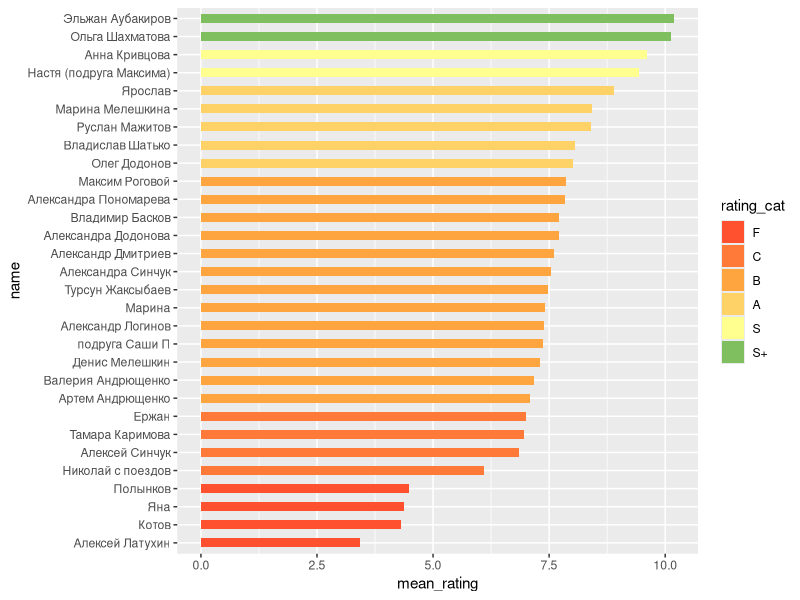
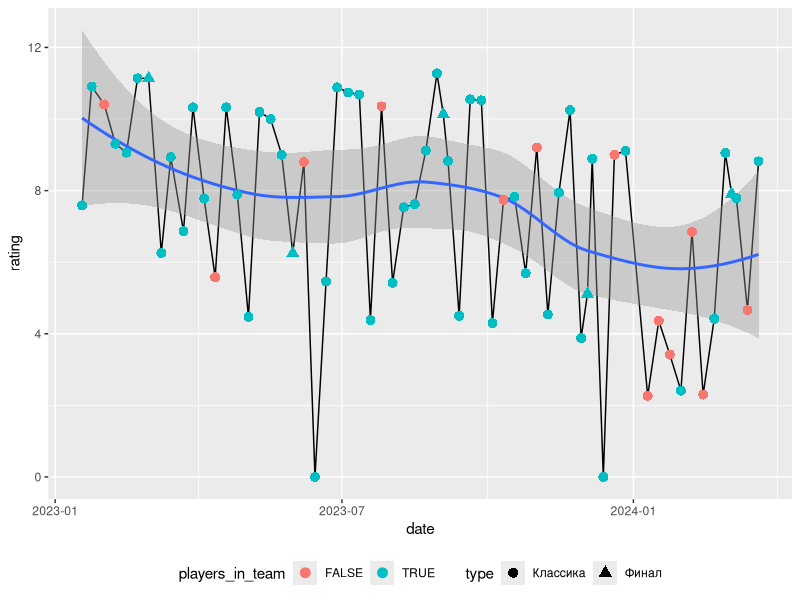
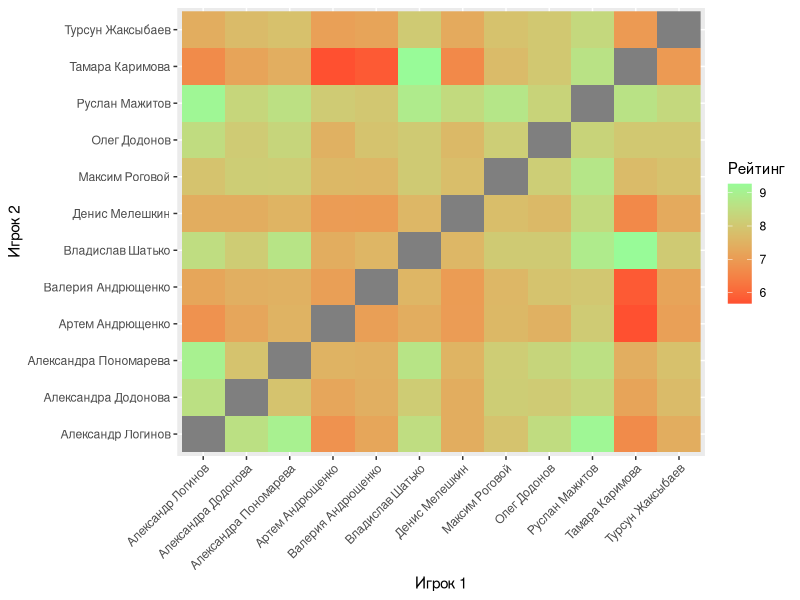

These figures' R source, in order: (Note: this script raises an error after producing the figures.)
library(ggplot2)
library(stringr)
library(reshape2)

###
#Импорт и преобразования
###

#Считываем файлы
players <- read.csv('data/kp_players.csv', header = T, sep = ';')
games <- read.csv('data/kp_games.csv', header = T, sep = ';')

#Тип даты преобразуем в дату
games$date <- as.Date(games$date, format = "%d.%m.%y")
#Тип очков преобразуем в число
games$points <- as.numeric(str_replace(games$points, ',', '.'))

#Рассчитываем сложность каждой игры
games$points_1p <- as.numeric(str_replace(games$points_1p, ',', '.'))
games$points_2p <- as.numeric(str_replace(games$points_2p, ',', '.'))
games$points_3p <- as.numeric(str_replace(games$points_3p, ',', '.'))
games$difficulty <- (3*games$points_max)/(games$points_1p + games$points_2p + games$points_3p)

#Тип игр преобразуем в фактор
games$type <- factor(games$type, labels = c('Классика', 'Финал'))

#Баллы и сложность преобразуем в рейтинг
games$rating <- ifelse(11 - games$place > 0, 11 - games$place, 0)
games$rating <- games$rating * (games$points / games$points_max) * games$difficulty

#Составы команд преобразуем в вектор
games$team <- lapply(strsplit(games$team, ','), function(x) as.integer(x))

###
#Расчеты
###

#средний рейтинг команды среди игр каждого игрока
for (player in players$id) {
  players$games_number[player] <- length(games$date[unlist(lapply(games$team, function(x) player %in% x))])
  players$mean_rating[player] <- mean(games$rating[unlist(lapply(games$team, function(x) player %in% x))])
  players$mean_points[player] <- mean(games$points[unlist(lapply(games$team, function(x) player %in% x))])
}
rm(player)

players$rating_cat <- cut(players$mean_rating, breaks = c(0,5,6,7,8,9,10,Inf), labels = c('F','D','C','B','A','S','S+'))
players$name <- factor(players$name, levels = players$name[order(players$mean_rating)])
veterans <- players[players$games_number >= 10 , ]

#создание палитры цветов для рейтинга
color_palette <- colorRampPalette(c('#FF5030', '#FFA540', '#FFFF90', '#008030'))
colors <- color_palette(7)
named_colors <- setNames(colors, levels(players$rating_cat))

ggplot(players, aes(x = name, y = mean_rating, fill = rating_cat))+
  geom_bar(stat = "identity", width = 0.5)+
  scale_fill_manual(values = colors)+
  coord_flip()

#Игры, где играли игроки с players_id
players_id <- c(7)
players_in_team <- unlist(lapply(games$team, function(x) all(players_id %in% x)))
##ТЕСТ
unlist(lapply(games$team, function(x) all(players_id %in% x)))
mean(games$rating[players_in_team])
games$date[players_in_team]

#Тенденция игр
ggplot(games, aes(x = date, y = rating))+
  geom_line()+
  geom_smooth()+
  geom_point(size = 3, aes(col = players_in_team, shape = type))+
  theme(legend.position = 'bottom')

##Расчет лучших пар
m_size <- length(veterans$id)
rating_mtx <- matrix(NA, nrow = m_size, ncol = m_size, dimnames = list(veterans$id, veterans$id))

for (i in unlist(dimnames(rating_mtx)[1])) {
  for (j in unlist(dimnames(rating_mtx)[2])) {
    if (i != j) {
      played_games <- unlist(lapply(games$team, function(x) all(c(i, j) %in% x)))
      if (any(played_games) > 0) {
        pair_rating <- mean(games$rating[played_games])
        rating_mtx[i,j] <- pair_rating
      }
    }
  }
}
rm(i,j, m_size)

id_to_name <- setNames(players$name, players$id)
rownames(rating_mtx) <- id_to_name[rownames(rating_mtx)]
colnames(rating_mtx) <- id_to_name[colnames(rating_mtx)]
rating_mtx <- rating_mtx[order(rownames(rating_mtx)), order(colnames(rating_mtx))]

rating_df <- melt(rating_mtx)
colnames(rating_df) <- c('player1', 'player2', 'rating')
rm(rating_mtx)

ggplot(rating_df, aes(x = player1, y = player2, fill = rating))+
  geom_raster() +
  theme(axis.text.x = element_text(angle = 45, hjust = 1)) + # Поворот текста на оси X для лучшей читаемости
  labs(fill = "Рейтинг", x = "Игрок 1", y = "Игрок 2") + # Подписи
  scale_fill_gradient(low = "#FF5030", high = "#98FB98")

rating_mtx[lower.tri(rating_mtx)] <- NA #для удобства табличного представления

#Прогноз на игру
team <- c(1, 2, 3, 4, 5, 6, 7, 8, 11)
team_mean_rating <- mean(players$mean_rating[players$id %in% team])
team_mean_points <- mean(players$mean_points[players$id %in% team])
mean(games$points_max) / mean(games$difficulty)
